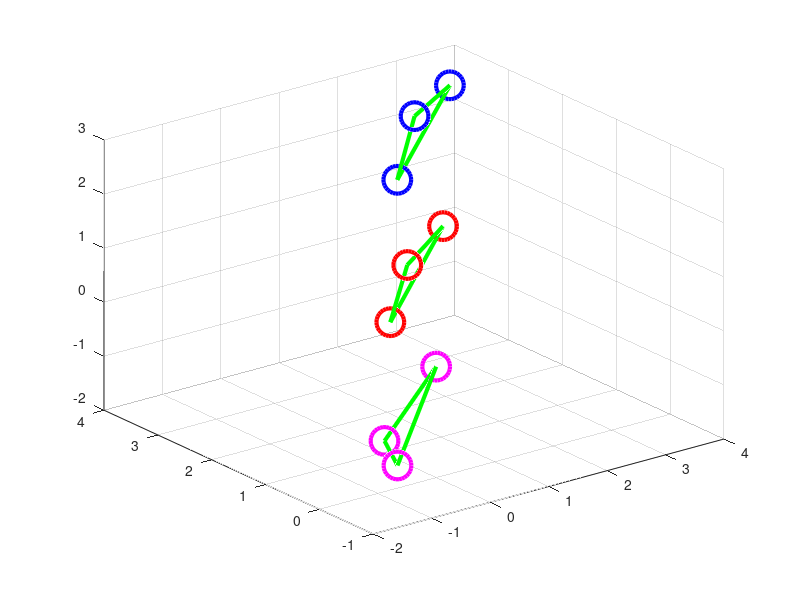

Here is the MATLAB script that generated this plot:
function demoMotionVector()
Pts = 3.*rand(3,3);
plot3(Pts(:,1),Pts(:,2),Pts(:,3), 'ro', 'MarkerSize', 20, 'LineWidth', 3); grid on; hold on;
plot3(Pts(1:2,1),Pts(1:2,2),Pts(1:2,3), 'g', 'LineWidth', 3);
plot3(Pts(2:3,1),Pts(2:3,2),Pts(2:3,3), 'g', 'LineWidth', 3);
plot3(Pts([1 3],1),Pts([1 3],2),Pts([1 3],3), 'g', 'LineWidth', 3);
R = eye(3);%[1 0.002 0.0003; -0.0001 1 0.00004; 0 0.00003 1];
T1 = ones(3,1);
T1 = T1 + 1.2*rand(3,1);
newPts = R*Pts + repmat(T1, 1, size(Pts,2));
plot3(newPts(:,1),newPts(:,2),newPts(:,3), 'bo', 'MarkerSize', 20,'LineWidth', 3); grid on; hold on;
plot3(newPts(1:2,1),newPts(1:2,2),newPts(1:2,3), 'g', 'LineWidth', 3);
plot3(newPts(2:3,1),newPts(2:3,2),newPts(2:3,3), 'g', 'LineWidth', 3);
plot3(newPts([1 3],1),newPts([1 3],2),newPts([1 3],3), 'g', 'LineWidth', 3);

T2 = -1*ones(3,1);
T2 = T2 - 1.2*rand(3,1);
newPts1 = R*Pts + repmat(T2, 1, size(Pts,2));
plot3(newPts1(:,1),newPts1(:,2),newPts1(:,3), 'mo', 'MarkerSize', 20, 'LineWidth', 3); grid on; hold on;
plot3(newPts1(1:2,1),newPts1(1:2,2),newPts1(1:2,3), 'g', 'LineWidth', 3);
plot3(newPts1(2:3,1),newPts1(2:3,2),newPts1(2:3,3), 'g', 'LineWidth', 3);
plot3(newPts1([1 3],1),newPts1([1 3],2),newPts1([1 3],3), 'g', 'LineWidth', 3);

end

% function drawPts(Pts)
%     plot3(Pts(:,1),Pts(:,2),Pts(:,3), 'ro', 'MarkerSize', 20); grid on; hold on;
%     plot3(Pts(1:2,1),Pts(1:2,2),Pts(1:2,3), 'g', 'LineWidth', 3);
%     plot3(Pts(2:3,1),Pts(2:3,2),Pts(2:3,3), 'g', 'LineWidth', 3);
%     plot3(Pts([1 3],1),Pts([1 3],2),Pts([1 3],3), 'g', 'LineWidth', 3);
% end